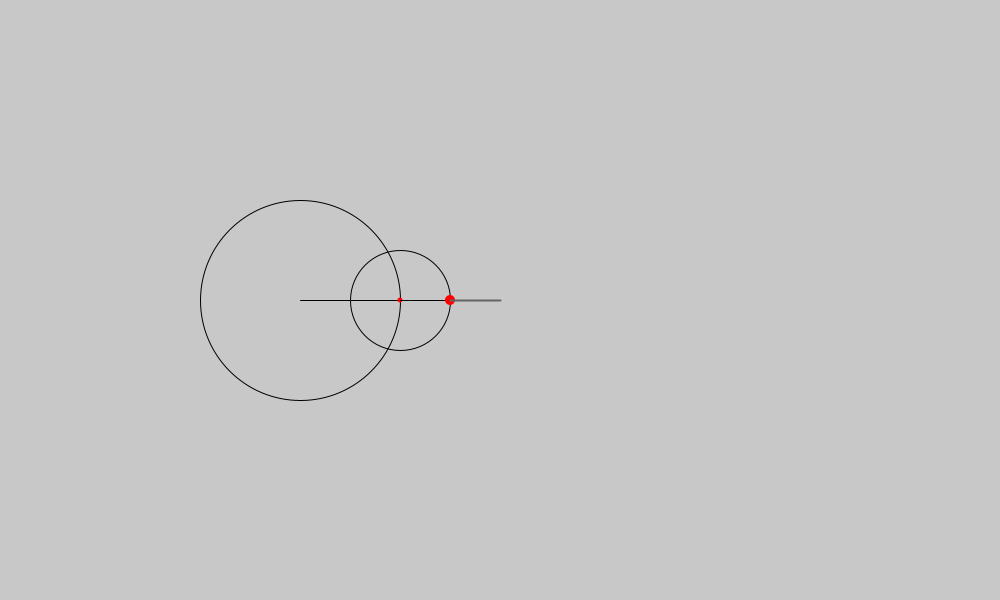
Frame 1 (no input)
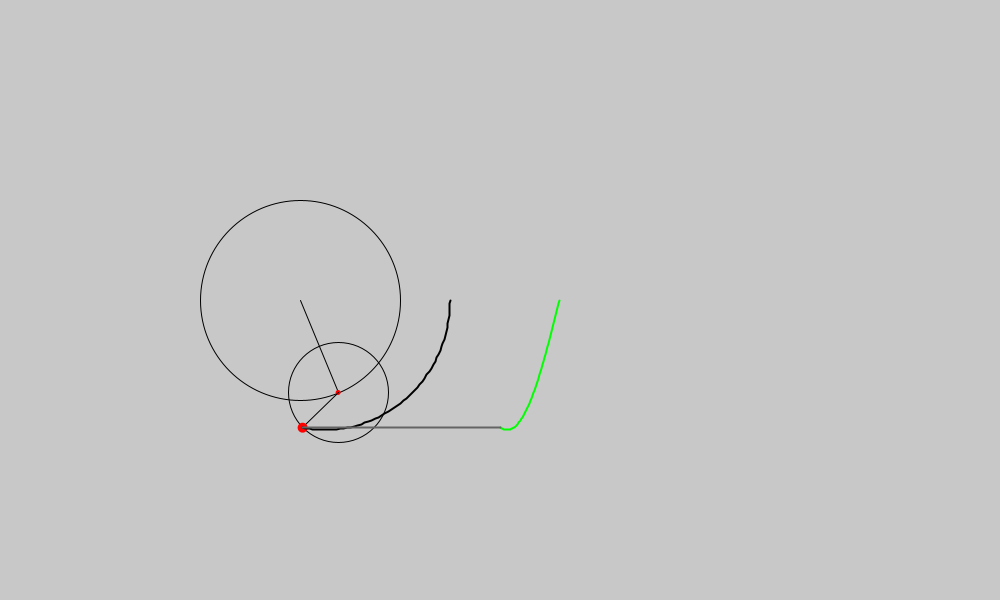
Frame 60 (the mouse pressed at the canvas centre just before this capture)
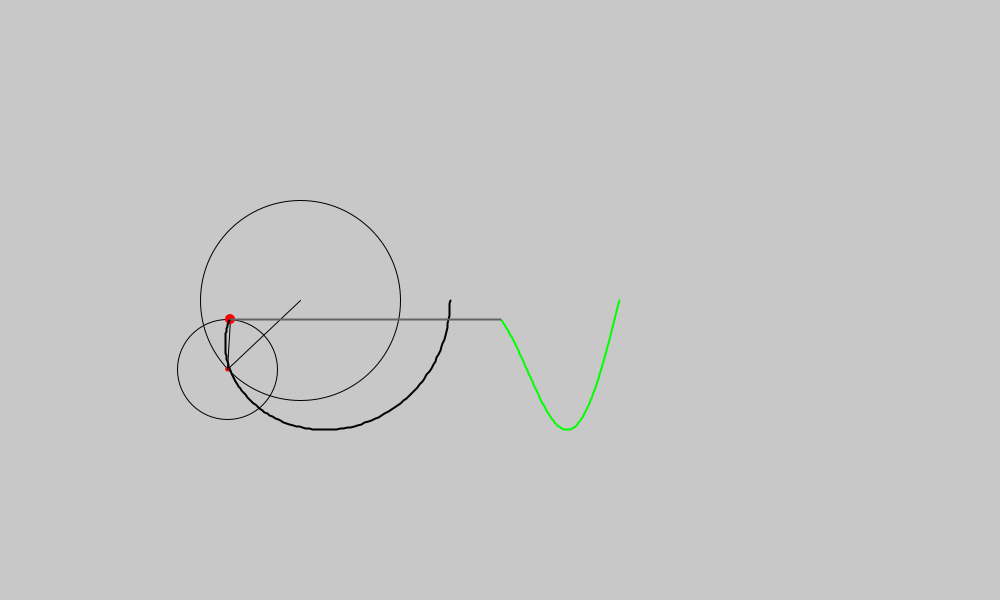
Frame 120 (the mouse held since frame 60 and released just before this capture)

The Processing sketch that drew these frames (run headless with seeded random() and noise(); from frame 60 on, the mouse is pressed at the canvas centre):

// Processing sketch: fourier_transform
// ── fourier_transform.pde
FloatList path = new FloatList();
float coefs[] = {1,2};
float maxradius = 100;
float maxangle = 0;

void setup(){
  size(1000,600);
}

void draw(){
  background(200);
  stroke(0);
  strokeWeight(1);
  translate(height/2,height/2);
  fourier(0,0,0,coefs.length - 1);
  maxangle += 0.02;
  
  stroke(0);
  strokeWeight(2);
  noFill();
  beginShape();
  for(int i = 0; i < path.size(); i+=2){
    vertex(path.get(i),path.get(i+1));  
  }
  endShape();
  
  stroke(0,255,0);
  beginShape();
  for(int i = 0; i < path.size(); i+=2){
    vertex(maxradius * 2 + i/2,path.get(path.size() - i - 1));
  }
  endShape();
  
  stroke(100,100,100);
  line(path.get(path.size() - 2), path.get(path.size() - 1), maxradius * 2, path.get(path.size() - 1));
  
}

void fourier(int coef,float x, float y, int n){
  if(n > -1){
    float radius = maxradius / coefs[coef];
    float angle = maxangle * coefs[coef];
    noFill();
    stroke(0);
    circle(x,y, radius * 2);
    line(x, y, x + radius * cos(angle), y + radius * sin(angle));
    
    noStroke();
    fill(255,0,0);
    circle(x + radius * cos(angle), y + radius * sin(angle),5);
    
    fourier(coef + 1,x + radius * cos(angle), y + radius * sin(angle),n - 1);
    
    if(n == 0){
      fill(255,0,0);
      circle(x + radius * cos(angle), y + radius * sin(angle),10);
      
      path.append(x + radius * cos(angle));
      path.append(y + radius * sin(angle));
    }
    
  }
}
